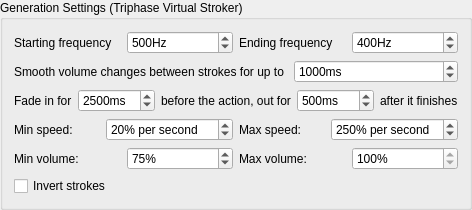
        <widget class="QGroupBox" name="estimTriphaseSettingsBox_2">
         <property name="enabled">
          <bool>true</bool>
         </property>
         <property name="title">
          <string>Generation Settings (Triphase Virtual Stroker)</string>
         </property>
         <layout class="QGridLayout" name="gridLayout_12">
          <item row="5" column="0" colspan="2">
           <layout class="QHBoxLayout" name="estimBeatFadeOutHorizontalLayout_2">
            <item>
             <widget class="QLabel" name="label_20">
              <property name="text">
               <string>Min speed:</string>
              </property>
             </widget>
            </item>
            <item>
             <widget class="QSpinBox" name="estimTriphaseStrokerMinSpeedSpinbox">
              <property name="toolTip">
               <string>Carrier frequency of the e-stim signal at the start of the game</string>
              </property>
              <property name="suffix">
               <string>% per second</string>
              </property>
              <property name="minimum">
               <number>1</number>
              </property>
              <property name="maximum">
               <number>1000</number>
              </property>
              <property name="singleStep">
               <number>10</number>
              </property>
              <property name="value">
               <number>20</number>
              </property>
             </widget>
            </item>
            <item>
             <widget class="QLabel" name="label_22">
              <property name="text">
               <string>Max speed:</string>
              </property>
             </widget>
            </item>
            <item>
             <widget class="QSpinBox" name="estimTriphaseStrokerMaxSpeedSpinbox">
              <property name="toolTip">
               <string>Carrier frequency of the e-stim signal at the start of the game</string>
              </property>
              <property name="suffix">
               <string>% per second</string>
              </property>
              <property name="minimum">
               <number>50</number>
              </property>
              <property name="maximum">
               <number>8000</number>
              </property>
              <property name="singleStep">
               <number>10</number>
              </property>
              <property name="value">
               <number>250</number>
              </property>
             </widget>
            </item>
           </layout>
          </item>
          <item row="1" column="0" colspan="2">
           <layout class="QHBoxLayout" name="estimTriphaseFrequencyHorizontalLayout_2">
            <item>
             <widget class="QLabel" name="estimTriphaseStartingFrequencyLabel_2">
              <property name="toolTip">
               <string>Carrier frequency of the e-stim signal at the start of the game</string>
              </property>
              <property name="text">
               <string>Starting frequency</string>
              </property>
             </widget>
            </item>
            <item>
             <widget class="QSpinBox" name="estimTriphaseStrokerStartingFrequencySpinbox">
              <property name="toolTip">
               <string>Carrier frequency of the e-stim signal at the start of the game</string>
              </property>
              <property name="suffix">
               <string>Hz</string>
              </property>
              <property name="minimum">
               <number>50</number>
              </property>
              <property name="maximum">
               <number>8000</number>
              </property>
              <property name="singleStep">
               <number>10</number>
              </property>
              <property name="value">
               <number>500</number>
              </property>
             </widget>
            </item>
            <item>
             <widget class="QLabel" name="estimTriphaseEndingFrequencyLabel_2">
              <property name="toolTip">
               <string>Carrier frequency of the e-stim signal at the start of the game (lower frequencies are more intense)</string>
              </property>
              <property name="text">
               <string>Ending frequency</string>
              </property>
             </widget>
            </item>
            <item>
             <widget class="QSpinBox" name="estimTriphaseStrokerEndingFrequencySpinbox">
              <property name="toolTip">
               <string>Carrier frequency of the e-stim signal at the start of the game (lower frequencies are more intense)</string>
              </property>
              <property name="suffix">
               <string>Hz</string>
              </property>
              <property name="minimum">
               <number>50</number>
              </property>
              <property name="maximum">
               <number>8000</number>
              </property>
              <property name="singleStep">
               <number>10</number>
              </property>
              <property name="value">
               <number>400</number>
              </property>
             </widget>
            </item>
           </layout>
          </item>
          <item row="12" column="0" colspan="2">
           <layout class="QHBoxLayout" name="estimTriphaseStrokeStyleHorizontalLayout_2">
            <item>
             <widget class="QCheckBox" name="estimStrokerInvertStrokesCheckBox">
              <property name="toolTip">
               <string>Adjust the phase of the signal so that the sensations seem 'upside down'. Useful for a different sensation, or if the electrode positions are swapped.</string>
              </property>
              <property name="text">
               <string>Invert strokes</string>
              </property>
             </widget>
            </item>
           </layout>
          </item>
          <item row="6" column="0" colspan="2">
           <layout class="QHBoxLayout" name="estimBeatFadeOutHorizontalLayout_3">
            <item>
             <widget class="QLabel" name="label_23">
              <property name="text">
               <string>Min volume:</string>
              </property>
             </widget>
            </item>
            <item>
             <widget class="QSpinBox" name="estimTriphaseStrokerMinVolumeSpinbox">
              <property name="toolTip">
               <string>Carrier frequency of the e-stim signal at the start of the game</string>
              </property>
              <property name="suffix">
               <string>%</string>
              </property>
              <property name="minimum">
               <number>0</number>
              </property>
              <property name="maximum">
               <number>100</number>
              </property>
              <property name="singleStep">
               <number>1</number>
              </property>
              <property name="value">
               <number>75</number>
              </property>
             </widget>
            </item>
            <item>
             <widget class="QLabel" name="label_24">
              <property name="text">
               <string>Max volume:</string>
              </property>
             </widget>
            </item>
            <item>
             <widget class="QSpinBox" name="estimTriphaseStrokerMaxVolumeSpinbox">
              <property name="toolTip">
               <string>Carrier frequency of the e-stim signal at the start of the game</string>
              </property>
              <property name="suffix">
               <string>%</string>
              </property>
              <property name="minimum">
               <number>100</number>
              </property>
              <property name="maximum">
               <number>100</number>
              </property>
              <property name="singleStep">
               <number>1</number>
              </property>
              <property name="value">
               <number>100</number>
              </property>
             </widget>
            </item>
           </layout>
          </item>
          <item row="4" column="0" colspan="2">
           <layout class="QHBoxLayout" name="estimBeatFadeInHorizontalLayout_2">
            <item>
             <widget class="QLabel" name="label_17">
              <property name="text">
               <string>Fade in for</string>
              </property>
             </widget>
            </item>
            <item>
             <widget class="QSpinBox" name="estimStrokerFadeInTimeSpinBox">
              <property name="toolTip">
               <string>This is how long it will take to ramp up the signal when coming up to a beat.</string>
              </property>
              <property name="suffix">
               <string>ms</string>
              </property>
              <property name="maximum">
               <number>10000</number>
              </property>
              <property name="singleStep">
               <number>50</number>
              </property>
              <property name="value">
               <number>2500</number>
              </property>
             </widget>
            </item>
            <item>
             <widget class="QLabel" name="label_18">
              <property name="text">
               <string>before the action, out for</string>
              </property>
             </widget>
            </item>
            <item>
             <widget class="QSpinBox" name="estimStrokerFadeOutTimeSpinBox">
              <property name="toolTip">
               <string>This is how long it takes to ramp down the signal again after a beat.</string>
              </property>
              <property name="suffix">
               <string>ms</string>
              </property>
              <property name="maximum">
               <number>10000</number>
              </property>
              <property name="singleStep">
               <number>50</number>
              </property>
              <property name="value">
               <number>500</number>
              </property>
             </widget>
            </item>
            <item>
             <widget class="QLabel" name="label_21">
              <property name="text">
               <string>after it finishes</string>
              </property>
             </widget>
            </item>
           </layout>
          </item>
          <item row="2" column="0" colspan="2">
           <layout class="QHBoxLayout" name="estimBeatFadeInHorizontalLayout_3">
            <item>
             <widget class="QLabel" name="label_19">
              <property name="text">
               <string>Smooth volume changes between strokes for up to </string>
              </property>
             </widget>
            </item>
            <item>
             <widget class="QSpinBox" name="estimStrokerVolumeTransitionMaxLengthSpinBox">
              <property name="toolTip">
               <string>This is how long it will take to ramp up the signal when coming up to a beat.</string>
              </property>
              <property name="suffix">
               <string>ms</string>
              </property>
              <property name="maximum">
               <number>10000</number>
              </property>
              <property name="singleStep">
               <number>50</number>
              </property>
              <property name="value">
               <number>1000</number>
              </property>
             </widget>
            </item>
           </layout>
          </item>
         </layout>
        </widget>
